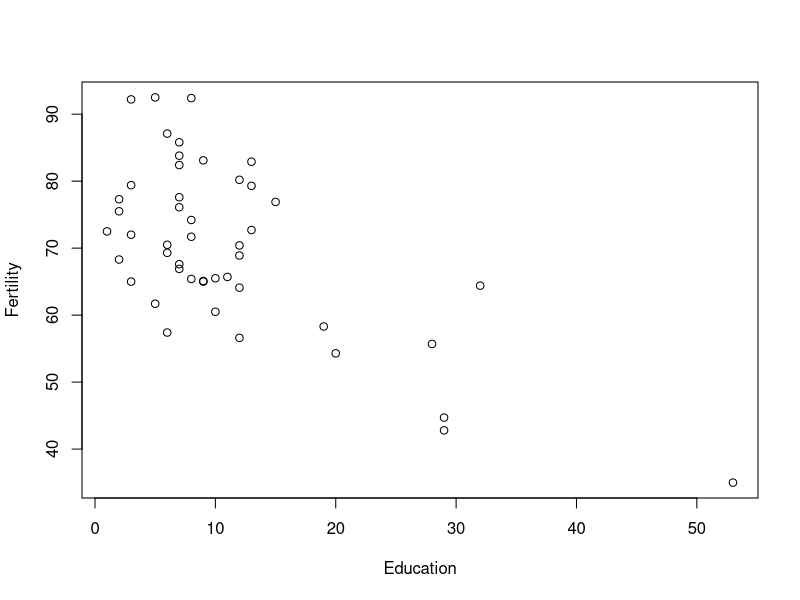
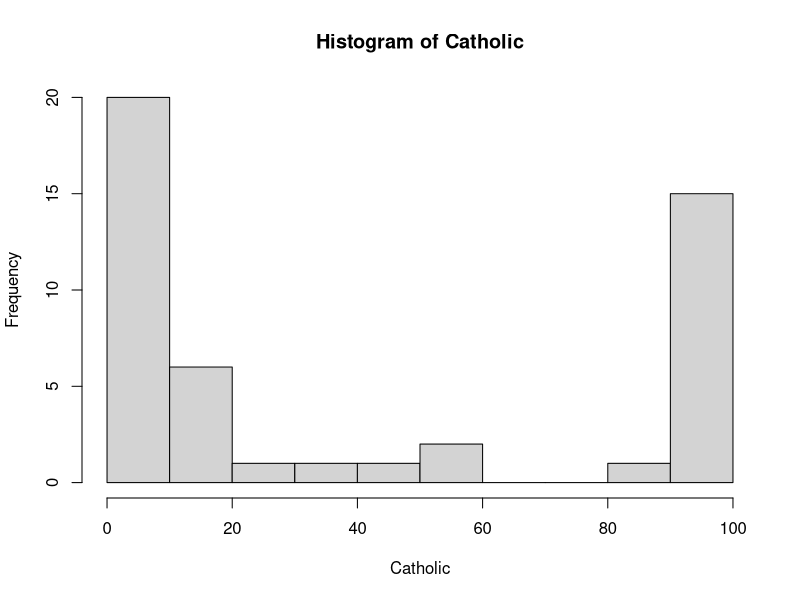

The R source for these figures, in order:
## ---- chunk 1
knitr::opts_chunk$set(echo = TRUE)
## ---- chunk 2
Raft <- 2
Staff <- 2.0
Nice <- "10j" # Did you try without the quotes? 
Goat <- "2 Cool for School"
Jump <- "True" # Did you try without the quotes?


class(Raft) # Interesting, didn't realize there was a typeof function
typeof(Staff)
typeof(Nice)
class(Goat)
typeof(Jump)
# Fixed weird indent
## ---- chunk 3
foobar<-function(x){
    return(ifelse(x%%3==0 & x%%5==0, "foobar", ifelse(x%%3==0, "foo", ifelse(x%%5==0, "bar", "Not a multiple of 3, 5, or 15"))))
}

# foobar("cat") commented out to allow document run
foobar(90)
foobar(20)
foobar(9)
## ---- chunk 4
attach(swiss)
## ---- chunk 5
summary(swiss)


## ---- chunk 6
cor(swiss)
## ---- chunk 7
plot(Education,Fertility)
## ---- chunk 8
hist(Catholic)
## ---- chunk 9
detach(swiss)
